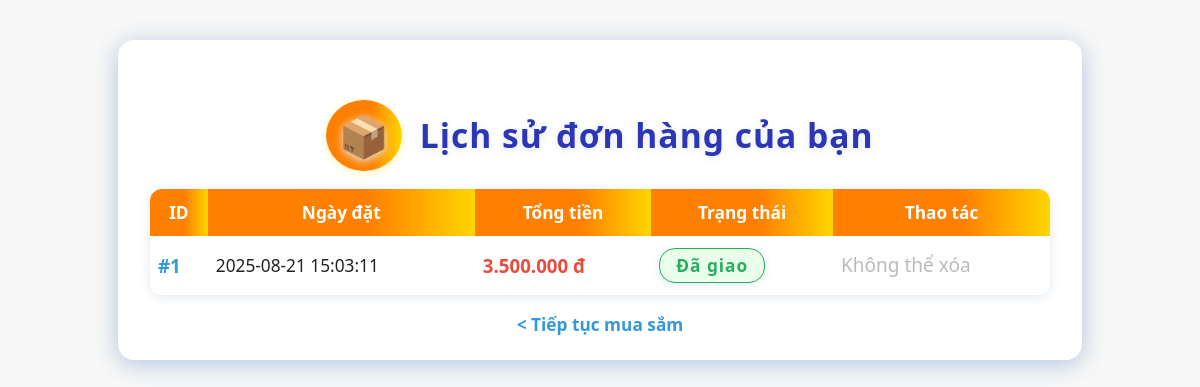
The app's page /?act=order_history (signed in) with its own data.
### tables this page shows
CREATE TABLE orders (
    id INT AUTO_INCREMENT PRIMARY KEY,
    user_id INT,
    total_amount DECIMAL(10,2),
    status ENUM('pending', 'processing', 'shipped', 'delivered', 'cancelled') DEFAULT 'pending',
    customer_name VARCHAR(100),
    customer_email VARCHAR(100),
    customer_phone VARCHAR(20),
    shipping_address TEXT,
    created_at DATETIME DEFAULT CURRENT_TIMESTAMP,
    updated_at DATETIME DEFAULT CURRENT_TIMESTAMP ON UPDATE CURRENT_TIMESTAMP,
    FOREIGN KEY (user_id) REFERENCES users(id) ON DELETE SET NULL
);

### views/order_history.php (the view, shortened to what this page needs)
<!DOCTYPE html>
<html lang="vi">
<head>
    <link rel="stylesheet" href="assets/css/animation.css">
</head>
<body>
    <div class="history-box">
        <h2 class="order-title">
            <span class="order-icon">📦</span> Lịch sử đơn hàng của bạn
        </h2>
        <table class="order-table">
            <tr>
                <th>ID</th>
                <th>Ngày đặt</th>
                <th>Tổng tiền</th>
                <th>Trạng thái</th>
                <th>Thao tác</th>
            </tr>
            <?php foreach($orders as $order): ?>
            <tr class="order-row <?php echo $order['status']; ?>">
                <td><span class="order-id">#<?php echo $order['id']; ?></span></td>
                <td><?php echo $order['created_at']; ?></td>
                <td><span class="order-total"><?php echo number_format($order['total_amount'] ?? 0, 0, ',', '.'); ?> đ</span></td>
                <td class="status">
                    <?php
                    $status_text = '';
                    $status_class = '';
                    switch($order['status']) {
                        case 'delivered':
                            $status_text = 'Đã giao';
                            $status_class = 'completed';
                            break;
                    }
                    ?>
                    <span class="status-badge status-<?php echo $status_class; ?>">
                        <?php echo $status_text; ?>
                    </span>
                </td>
                <td>
                    <?php
                    $deletable_statuses = ['pending', 'cancelled'];
                    if (in_array($order['status'], $deletable_statuses)):
                    ?>
                    <a href="?act=order_history&delete=<?php echo $order['id']; ?>"
                        onclick="return confirm('Bạn chắc chắn muốn xóa đơn hàng #<?php echo $order['id']; ?>?\n\nTrạng thái: <?php echo $status_text; ?>\n\nLưu ý: Hành động này không thể hoàn tác!');"
                        class="btn-delete">🗑️ Xóa</a>
                    <?php else: ?>
                    <span class="no-action" title="Chỉ có thể xóa đơn hàng đang chờ xử lý hoặc đã hủy">Không thể xóa</span>
                    <?php endif; ?>
                </td>
            </tr>
            <?php endforeach; ?>
        </table>
        <div class="order-back"><a href="/mvc-oop-basic-duanmau/?act=products">&lt; Tiếp tục mua sắm</a></div>
    </div>
</body>
</html>

### assets/css/animation.css (style rules this page uses)
body { font-family: 'Quicksand', Arial, sans-serif; background: linear-gradient(120deg, #f8fafc 0%, #e0e7ff 100%); min-height: 100vh; margin: 0; color: #222; transition: background 0.5s; }
body, .main-content { animation: fadeIn 1.2s cubic-bezier(.39, .575, .565, 1) both; }

### views/order_history.php (style rules this page uses)
body { font-family: 'Segoe UI', Arial, sans-serif; background: #f7f7f7; }
.history-box { max-width: 900px; margin: 40px auto; background: #fff; padding: 32px 32px 24px 32px; border-radius: 16px; box-shadow: 0 4px 24px #b0c4de; animation: fadeIn .7s; }
.order-title { text-align: center; font-size: 2.1em; font-weight: 800; color: #2d36b6; margin-bottom: 18px; letter-spacing: 1px; text-shadow: 0 2px 8px #e3eaf1; display: flex; align-items: center; justify-content: center; gap: 12px; }
.order-icon { font-size: 1.2em; background: linear-gradient(90deg, #ff8000 60%, #ffd600 100%); border-radius: 50%; padding: 8px 12px; color: #fff; box-shadow: 0 2px 8px #ffd60044; margin-right: 6px; }
.order-table { width: 100%; border-collapse: collapse; margin-top: 18px; background: #fafdff; border-radius: 12px; overflow: hidden; box-shadow: 0 2px 12px #e3eaf1; }
.order-table th { background: linear-gradient(90deg, #ff8000 60%, #ffd600 100%); color: #fff; font-size: 1.08em; font-weight: 700; border: none; padding: 12px 0; }
.order-table td { border: none; padding: 12px 8px; font-size: 1.08em; background: #fff; transition: background 0.2s; }
.order-id { font-weight: 700; color: #3498db; font-size: 1.08em; }
.order-total { color: #e74c3c; font-weight: bold; font-size: 1.08em; }
.status-badge { display: inline-block; padding: 5px 16px; border-radius: 16px; font-size: 1em; font-weight: 600; letter-spacing: 1px; box-shadow: 0 2px 8px #e3eaf1; }
.status-completed { background: #eaffea; color: #27ae60; border: 1.5px solid #27ae60; }
.no-action { color: #bbb; font-size: 1.1em; }
.order-back { margin-top: 18px; text-align: center; }
.order-back a { color: #3498db; font-weight: 600; text-decoration: none; font-size: 1.08em; transition: color 0.2s; }

### records on screen
orders: id "1", created_at "2025-08-21 15:03:11", total_amount "3.500.000", status "Đã giao", shows "Không thể xóa"
